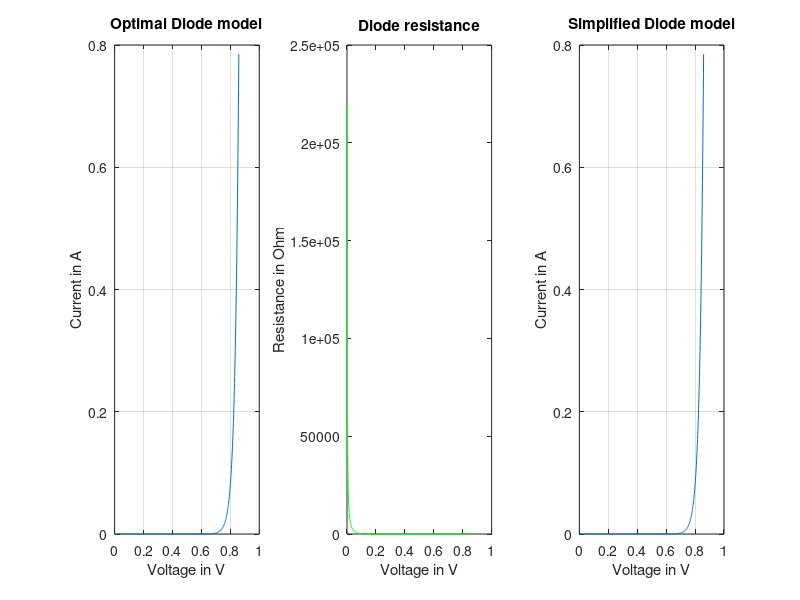

MATLAB code for this plot:
%diode model
%Variables:
Is = 3*10^-15; %Saturation current in Amperes
T = 300; %ambivivaent temprature in Kelvin

%Constants and vectors:
q = 1.6*10^-19; %Electric charge
V = 0:0.001:0.859; % Voltage vector
k = 1.38*10^-23 ; %Boltzmann constant

I = Is*(exp((q*V)/(k*T))-1); %optimal diode model
subplot (1,3,1)
plot (V, I)
grid on;
xlabel ('Voltage in V')
ylabel ('Current in A')
title('Optimal Diode model')

subplot (1,3,2)
Rin = (26*10^-12)./I;
plot (V,Rin,'g');
xlabel ('Voltage in V')
ylabel ('Resistance in Ohm')
title('Diode resistance')

subplot (1,3,3)
It = Is*exp((q*V)/(k*T));
plot (V, It)
xlabel ('Voltage in V')
ylabel ('Current in A')
title('Simplified Diode model')
grid on